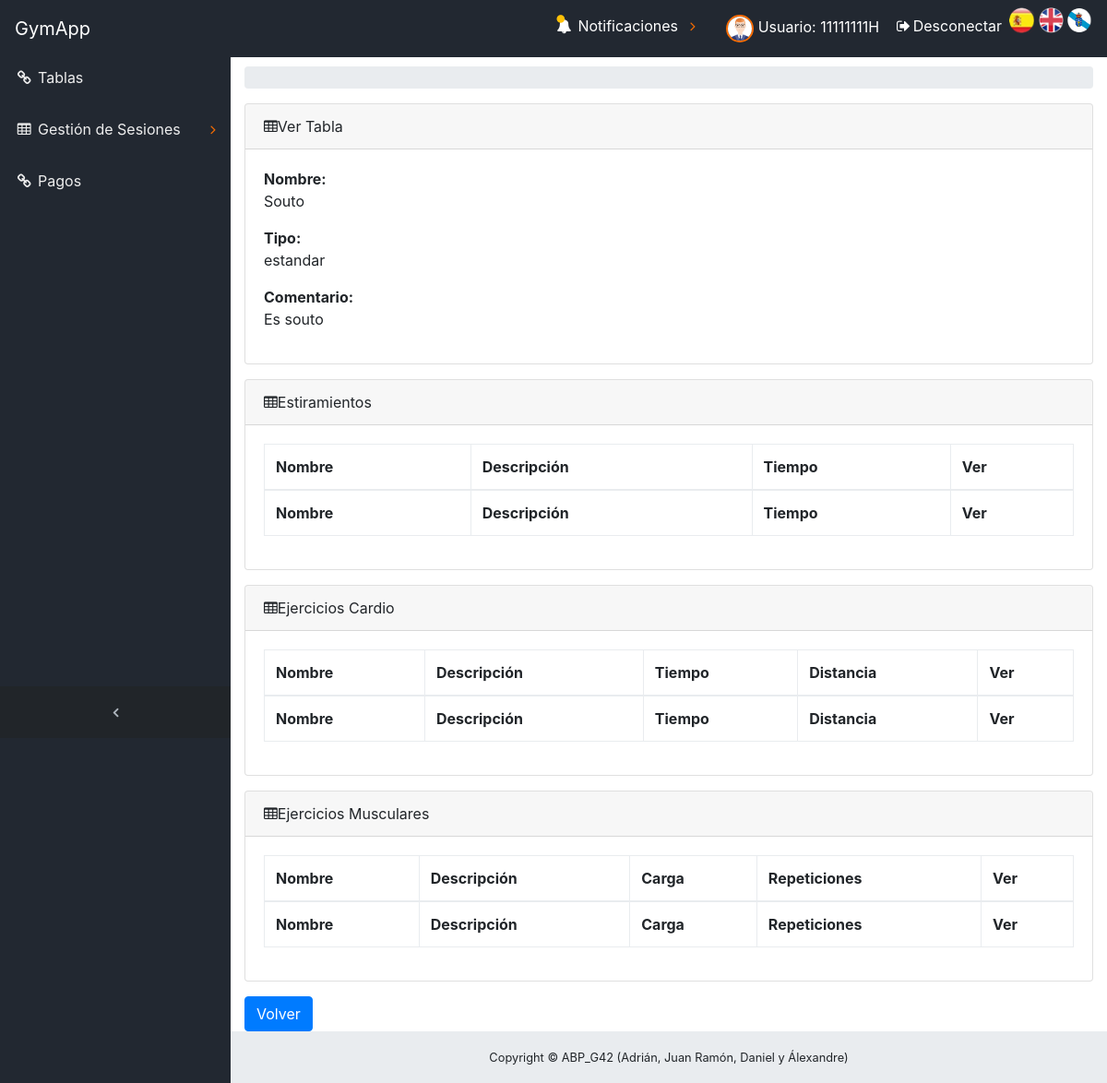
Before: /ABP/index.php?controller=Tabla&action=TablaView&idTabla=4 (signed in) with the older database file.
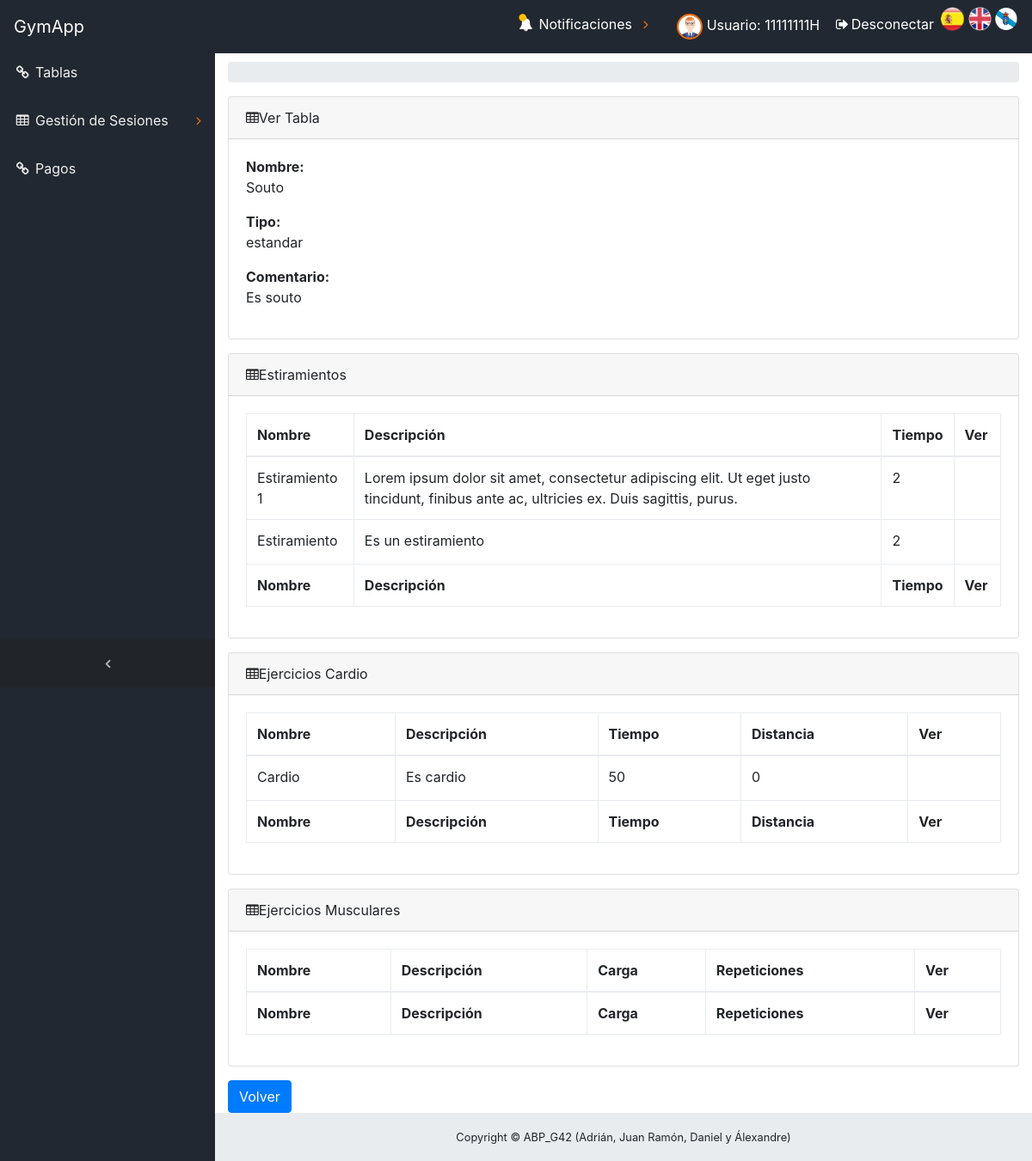
After: the same page with the newer database file.
### tables this page shows
CREATE TABLE `ejercicio` (
  `idEjercicio` bigint(20) NOT NULL,
  `nombre` varchar(60) DEFAULT NULL,
  `descripcion` text,
  `video` varchar(50) DEFAULT NULL,
  `imagen` varchar(50) DEFAULT NULL
);

CREATE TABLE `estiramiento_tabla` (
  `id` bigint(20) NOT NULL,
  `idEstiramiento` bigint(20) NOT NULL,
  `idTabla` bigint(20) NOT NULL,
  `tiempo` int(11) NOT NULL
);

CREATE TABLE `cardio_tabla` (
  `id` bigint(20) NOT NULL,
  `idCardio` bigint(20) NOT NULL,
  `idTabla` bigint(11) NOT NULL,
  `tiempo` int(11) DEFAULT NULL,
  `distancia` int(11) DEFAULT NULL
);

### ABP/view/tabla/tablaSHOWCURRENT.php (the view, shortened to what the changed rows need)
<?php
require_once(__DIR__."/../../core/ViewManager.php");
    $view = ViewManager::getInstance();
    $estiramientos = $view->getVariable("estiramientos");
    $cardios = $view->getVariable("cardios");
?>
<div class="content-wrapper">
    <div class="container-fluid">
         <div class="card mb-3">
                    <div class="card-body">
                        <div class="table-responsive">
                            <table class="table table-bordered" id="dataTable1" width="100%" cellspacing="0" >
                                <thead>
                                    <tr>
                                        <th><?= i18n("Nombre") ?></th>
                                        <th><?= i18n("Descripción") ?></th>
                                        <th><?= i18n("Tiempo") ?></th>
                                        <th><?= i18n("Ver") ?></th>
                                    </tr>
                                </thead>
                                <tfoot>
                                     <tr>
                                        <th><?= i18n("Nombre") ?></th>
                                        <th><?= i18n("Descripción") ?></th>
                                        <th><?= i18n("Tiempo") ?></th>
                                        <th><?= i18n("Ver") ?></th>
                                    </tr>
                                </tfoot>
                                <tbody>
<?php
                                foreach($estiramientos as $estiramiento)
                                {
?>
                                    <tr>
                                        <td><?php echo $estiramiento->getNombre(); ?></td>
                                        <td><?php echo $estiramiento->getDescripcion(); ?></td>
                                        <td><?php echo $estiramiento->getTiempo(); ?></td>
                                        <td>
                                           <a  data-toggle="modal" data-target="#ModalEjercicio" data-ejercicio-nombre="<?php echo $estiramiento->getNombre(); ?>" data-descripcion="<?php echo $estiramiento->getDescripcion(); ?>" data-imagen="<?php echo $estiramiento->getImagen(); ?>" data-video="<?php echo $estiramiento->getVideo(); ?>" onclick="mostrarModalEjercicio();" ><span id="icon-ver" class="icon-eye-plus"></span>
                                            </a>
                                        </td>
                                    </tr>
<?php
                                }
?>
                                </tbody>
                            </table>
                        </div>
                    </div>
                </div>
                <div class="card mb-3">
                    <div class="card-body">
                        <div class="table-responsive">
                            <table class="table table-bordered" id="dataTable2" width="100%" cellspacing="0" >
                                <thead>
                                    <tr>
                                        <th><?= i18n("Nombre") ?></th>
                                        <th><?= i18n("Descripción") ?></th>
                                        <th><?= i18n("Tiempo") ?></th>
                                        <th><?= i18n("Distancia") ?></th>
                                        <th><?= i18n("Ver") ?></th>
                                    </tr>
                                </thead>
                                <tfoot>
                                     <tr>
                                        <th><?= i18n("Nombre") ?></th>
                                        <th><?= i18n("Descripción") ?></th>
                                        <th><?= i18n("Tiempo") ?></th>
                                        <th><?= i18n("Distancia") ?></th>
                                        <th><?= i18n("Ver") ?></th>
                                    </tr>
                                </tfoot>
                                <tbody>
<?php
                                foreach($cardios as $cardio)
                                {
?>
                                    <tr>
                                        <td><?php echo $cardio->getNombre(); ?></td>
                                        <td><?php echo $cardio->getDescripcion(); ?></td>
                                        <td><?php echo $cardio->getTiempo(); ?></td>
                                        <td><?php echo $cardio->getDistancia(); ?></td>
                                        <td>
                                             <a  data-toggle="modal" data-target="#ModalEjercicio" data-ejercicio-nombre="<?php echo $cardio->getNombre(); ?>" data-descripcion="<?php echo $cardio->getDescripcion(); ?>" data-imagen="<?php echo $cardio->getImagen(); ?>" data-video="<?php echo $cardio->getVideo(); ?>" onclick="mostrarModalEjercicio();" ><span id="icon-ver" class="icon-eye-plus"></span>
                                            </a>
                                        </td>
                                    </tr>
<?php
                                }
?>
                                </tbody>
                            </table>
                        </div>
                    </div>
                </div>
                <div class="card mb-3">
                    <div class="card-body">
                        <div class="table-responsive">
                            <table class="table table-bordered" id="dataTable3" width="100%" cellspacing="0" >
                                <thead>
                                    <tr>
                                        <th><?= i18n("Nombre") ?></th>
                                        <th><?= i18n("Descripción") ?></th>
                                        <th><?= i18n("Carga") ?></th>
                                        <th><?= i18n("Repeticiones") ?></th>
                                        <th><?= i18n("Ver") ?></th>
                                    </tr>
                                </thead>
                                <tfoot>
                                     <tr>
                                        <th><?= i18n("Nombre") ?></th>
                                        <th><?= i18n("Descripción") ?></th>
                                        <th><?= i18n("Carga") ?></th>
                                        <th><?= i18n("Repeticiones") ?></th>
                                        <th><?= i18n("Ver") ?></th>
                                    </tr>
                                </tfoot>
                            </table>
                        </div>
                    </div>
                </div>
    </div>
</div>

Changed rows visible on the page:
now on this page (row unchanged): ejercicio: nombre "Estiramiento 1", descripcion "Lorem ipsum dolor sit amet, consectetur adipiscing elit. Ut eget justo tincidunt, finibus ante ac, ultricies ex. Duis sagittis, purus."
added estiramiento_tabla: tiempo "2"
now on this page (row unchanged): ejercicio: nombre "Estiramiento", descripcion "Es un estiramiento"
added estiramiento_tabla: tiempo "2"
now on this page (row unchanged): ejercicio: nombre "Cardio", descripcion "Es cardio"
added cardio_tabla: tiempo "50", distancia "0"
